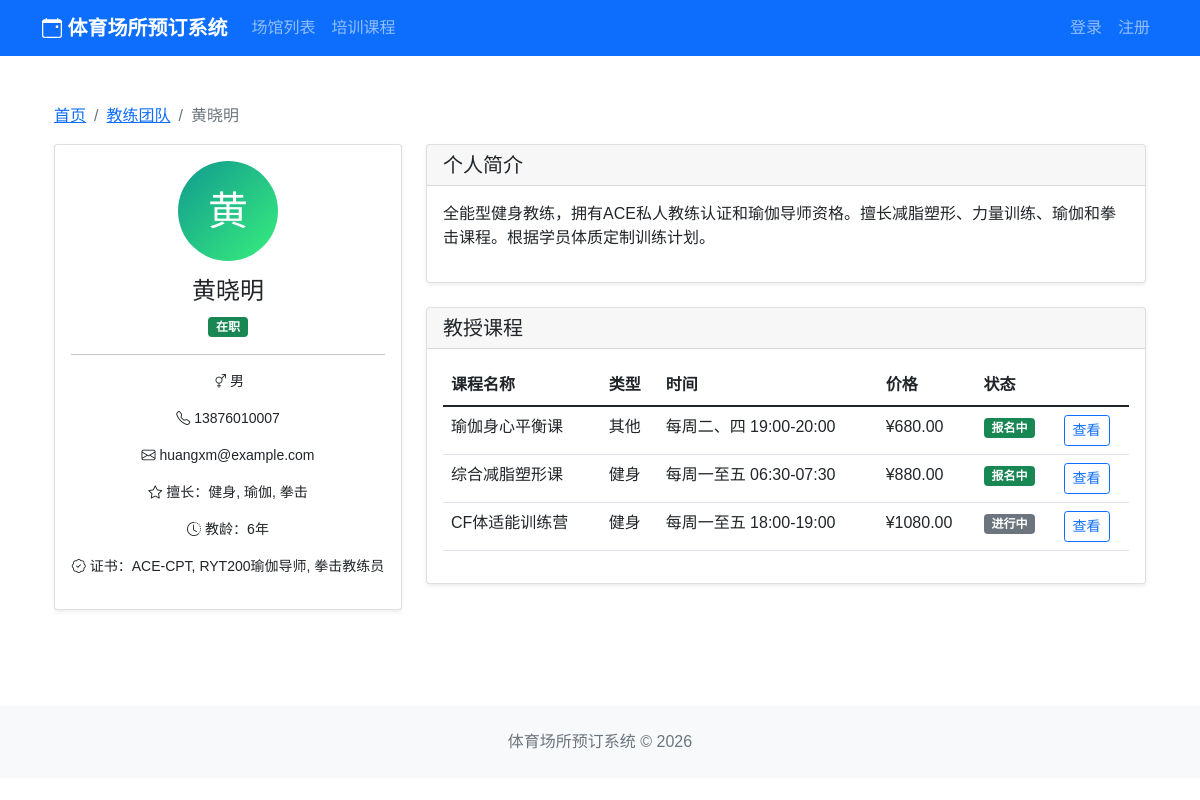
/courses/coach/7/, run on the app's committed database.
### courses/models.py (models this page shows, shortened)
class Coach(models.Model):
    GENDER_CHOICES = (
        ('male', '男'),
        ('female', '女'),
    )
    STATUS_CHOICES = (
        ('active', '在职'),
        ('inactive', '离职'),
    )
    name = models.CharField(max_length=50, verbose_name='教练姓名')
    gender = models.CharField(max_length=10, choices=GENDER_CHOICES, verbose_name='性别')
    phone = models.CharField(max_length=20, verbose_name='联系电话')
    email = models.EmailField(blank=True, verbose_name='邮箱')
    avatar = models.ImageField(upload_to='coaches/', default='coaches/default.jpg', verbose_name='头像')
    speciality = models.CharField(max_length=200, verbose_name='擅长项目')
    description = models.TextField(blank=True, verbose_name='个人简介')
    experience = models.IntegerField(default=0, verbose_name='教龄(年)')
    certificate = models.CharField(max_length=200, blank=True, verbose_name='资质证书')
    status = models.CharField(max_length=20, choices=STATUS_CHOICES, default='active', verbose_name='状态')
    created_at = models.DateTimeField(auto_now_add=True, verbose_name='创建时间')
    updated_at = models.DateTimeField(auto_now=True, verbose_name='更新时间')
    class Meta:
        db_table = 'coaches'
        verbose_name = '教练'
        verbose_name_plural = '教练'

class Course(models.Model):
    COURSE_TYPE_CHOICES = (
        ('football', '足球'),
        ('basketball', '篮球'),
        ('tennis', '网球'),
        ('badminton', '羽毛球'),
        ('swimming', '游泳'),
        ('table_tennis', '乒乓球'),
        ('fitness', '健身'),
        ('other', '其他'),
    )
    STATUS_CHOICES = (
        ('enrolling', '报名中'),
        ('in_progress', '进行中'),
        ('completed', '已结课'),
        ('cancelled', '已取消'),
    )
    name = models.CharField(max_length=100, verbose_name='课程名称')
    coach = models.ForeignKey(Coach, on_delete=models.CASCADE, related_name='courses', verbose_name='授课教练')
    venue = models.ForeignKey(Venue, on_delete=models.CASCADE, related_name='courses', verbose_name='上课场馆')
    course_type = models.CharField(max_length=20, choices=COURSE_TYPE_CHOICES, verbose_name='课程类型')
    description = models.TextField(blank=True, verbose_name='课程描述')
    max_students = models.IntegerField(default=20, verbose_name='最大人数')
    price = models.DecimalField(max_digits=10, decimal_places=2, verbose_name='课程价格')
    start_date = models.DateField(verbose_name='开课日期')
    end_date = models.DateField(verbose_name='结课日期')
    schedule = models.CharField(max_length=200, verbose_name='上课时间')
    status = models.CharField(max_length=20, choices=STATUS_CHOICES, default='enrolling', verbose_name='状态')
    created_at = models.DateTimeField(auto_now_add=True, verbose_name='创建时间')
    updated_at = models.DateTimeField(auto_now=True, verbose_name='更新时间')
    class Meta:
        db_table = 'courses'
        verbose_name = '课程'
        verbose_name_plural = '课程'
        ordering = ['-created_at']

### courses/views.py (the view)
# urls.py: path('coach/<int:coach_id>/', views.coach_detail, name='coach_detail'),
def coach_detail(request, coach_id):
    coach = get_object_or_404(Coach, id=coach_id)
    courses = coach.courses.all().order_by('-start_date')
    return render(request, 'courses/coach_detail.html', {
        'coach': coach,
        'courses': courses
    })

### templates/courses/coach_detail.html (shortened to what this page needs)
{% extends 'base.html' %}
{% block content %}
<div class="container py-4">
    <nav aria-label="breadcrumb">
        <ol class="breadcrumb">
            <li class="breadcrumb-item"><a href="{% url 'home' %}">首页</a></li>
            <li class="breadcrumb-item"><a href="{% url 'courses:coach_list' %}">教练团队</a></li>
            <li class="breadcrumb-item active">{{ coach.name }}</li>
        </ol>
    </nav>
    <div class="row">
        <div class="col-lg-4 mb-4">
            <div class="card shadow-sm text-center">
                <div class="card-body">
                    <div class="mx-auto mb-3" style="width:100px;height:100px;border-radius:50%;background:linear-gradient(135deg,#11998e 0%,#38ef7d 100%);display:flex;align-items:center;justify-content:center;color:white;font-size:2.5rem;">{{ coach.name.0 }}</div>
                    <h4>{{ coach.name }}</h4>
                    <span class="badge bg-{% if coach.status == 'active' %}success{% else %}secondary{% endif %}">{{ coach.get_status_display }}</span>
                    <hr>
                    <p class="small"><i class="bi bi-gender-ambiguous me-1"></i>{{ coach.get_gender_display }}</p>
                    <p class="small"><i class="bi bi-telephone me-1"></i>{{ coach.phone }}</p>
                    <p class="small"><i class="bi bi-envelope me-1"></i>{{ coach.email|default:"未设置" }}</p>
                    <p class="small"><i class="bi bi-star me-1"></i>擅长：{{ coach.speciality }}</p>
                    <p class="small"><i class="bi bi-clock-history me-1"></i>教龄：{{ coach.experience }}年</p>
                    {% if coach.certificate %}<p class="small"><i class="bi bi-patch-check me-1"></i>证书：{{ coach.certificate }}</p>{% endif %}
                </div>
            </div>
        </div>
        <div class="col-lg-8">
            <div class="card shadow-sm mb-4">
                <div class="card-header"><h5 class="mb-0">个人简介</h5></div>
                <div class="card-body"><p>{{ coach.description|default:"暂无简介"|linebreaksbr }}</p></div>
            </div>
            <div class="card shadow-sm">
                <div class="card-header"><h5 class="mb-0">教授课程</h5></div>
                <div class="card-body">
                    {% if courses %}
                    <div class="table-responsive">
                        <table class="table table-hover">
                            <thead><tr><th>课程名称</th><th>类型</th><th>时间</th><th>价格</th><th>状态</th><th></th></tr></thead>
                            <tbody>
                            {% for c in courses %}
                            <tr>
                                <td>{{ c.name }}</td>
                                <td>{{ c.get_course_type_display }}</td>
                                <td>{{ c.schedule }}</td>
                                <td>¥{{ c.price }}</td>
                                <td><span class="badge bg-{% if c.status == 'enrolling' %}success{% else %}secondary{% endif %}">{{ c.get_status_display }}</span></td>
                                <td><a href="{% url 'courses:course_detail' c.id %}" class="btn btn-sm btn-outline-primary">查看</a></td>
                            </tr>
                            {% endfor %}
                            </tbody>
                        </table>
                    </div>
                    {% else %}
                    <p class="text-muted text-center">暂无课程</p>
                    {% endif %}
                </div>
            </div>
        </div>
    </div>
</div>
{% endblock %}

### templates/base.html (style rules this page uses)
body { font-family: 'Microsoft YaHei', sans-serif; }
.card { box-shadow: 0 2px 4px rgba(0,0,0,0.1); }

### data on the page
Coach: name "黄晓明", name.0 "黄", status "在职", gender "男", phone "13876010007", email "huangxm@example.com", speciality "健身, 瑜伽, 拳击", experience "6", certificate "ACE-CPT, RYT200瑜伽导师, 拳击教练员", description "全能型健身教练，拥有ACE私人教练认证和瑜伽导师资格。擅长减脂塑形、力量训练、瑜伽和拳击课程。根据学员体质定制训练计划。"
Course: name "瑜伽身心平衡课", course_type "其他", schedule "每周二、四 19:00-20:00", price "680.00", status "报名中"
Course: name "综合减脂塑形课", course_type "健身", schedule "每周一至五 06:30-07:30", price "880.00", status "报名中"
Course: name "CF体适能训练营", course_type "健身", schedule "每周一至五 18:00-19:00", price "1080.00", status "进行中"
